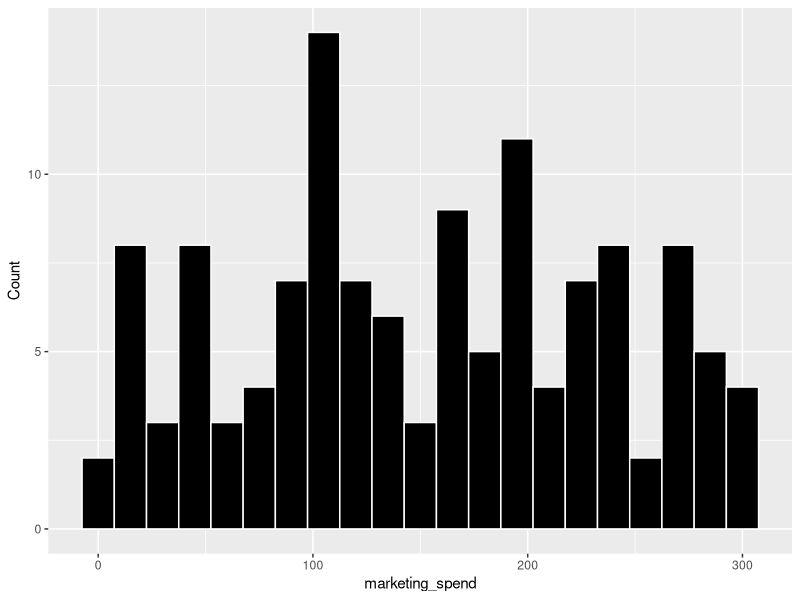
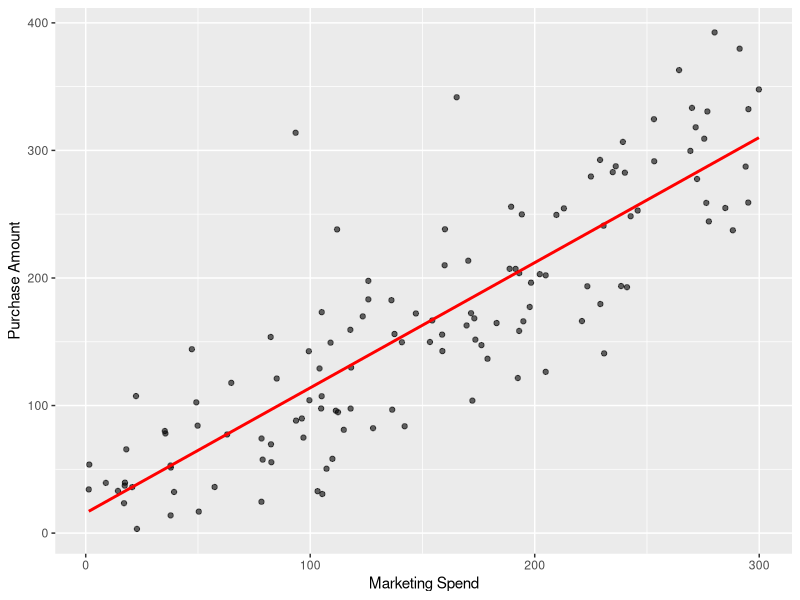
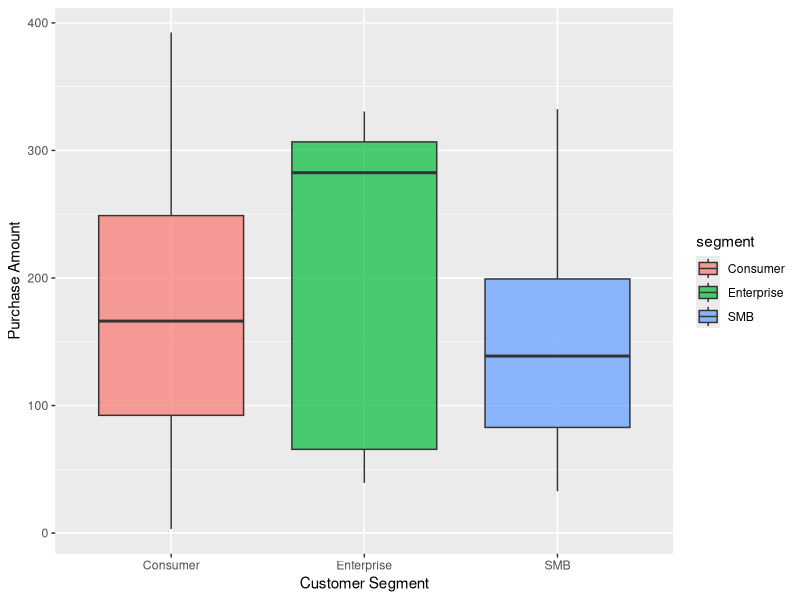

The R script that drew these images, in order:
## ---- chunk 1
library(tidyverse)
library(knitr)
library(ggplot2)
raw_data <- read_csv("data/35741899_Jingye Li.csv")
clean_data <- raw_data %>%
  drop_na(marketing_spend, purchase_amount) |>
  filter(purchase_amount > 0, marketing_spend > 0) |>
  select(customer_id, marketing_spend, purchase_amount, segment)
## ---- chunk 2
ggplot(clean_data, aes(x = marketing_spend)) +
  geom_histogram(binwidth = 15, fill = "black", colour = "white") +
  labs(
    x = "marketing_spend",
    y = "Count"
  )
## ---- chunk 3
clean_data %>%
  select(marketing_spend, purchase_amount) %>%
  summary() %>%
  kable(caption = "Table 1: Summary Statistics of Key Numeric Variables")
## ---- chunk 4
#| fig-cap: "Figure 1: Relationship between Marketing Spend and Purchase Amount"
ggplot(clean_data, aes(x = marketing_spend, y = purchase_amount)) +
  geom_point(alpha = 0.6) +
  geom_smooth(method = "lm", se = FALSE, color = "red") +
  labs(x = "Marketing Spend", y = "Purchase Amount")
## ---- chunk 5
#| fig-cap: "Figure 2: Purchase Amount Distribution by Customer Segment"
ggplot(clean_data, aes(x = segment, y = purchase_amount, fill = segment)) +
  geom_boxplot(alpha = 0.7) +
  labs(x = "Customer Segment", y = "Purchase Amount")
